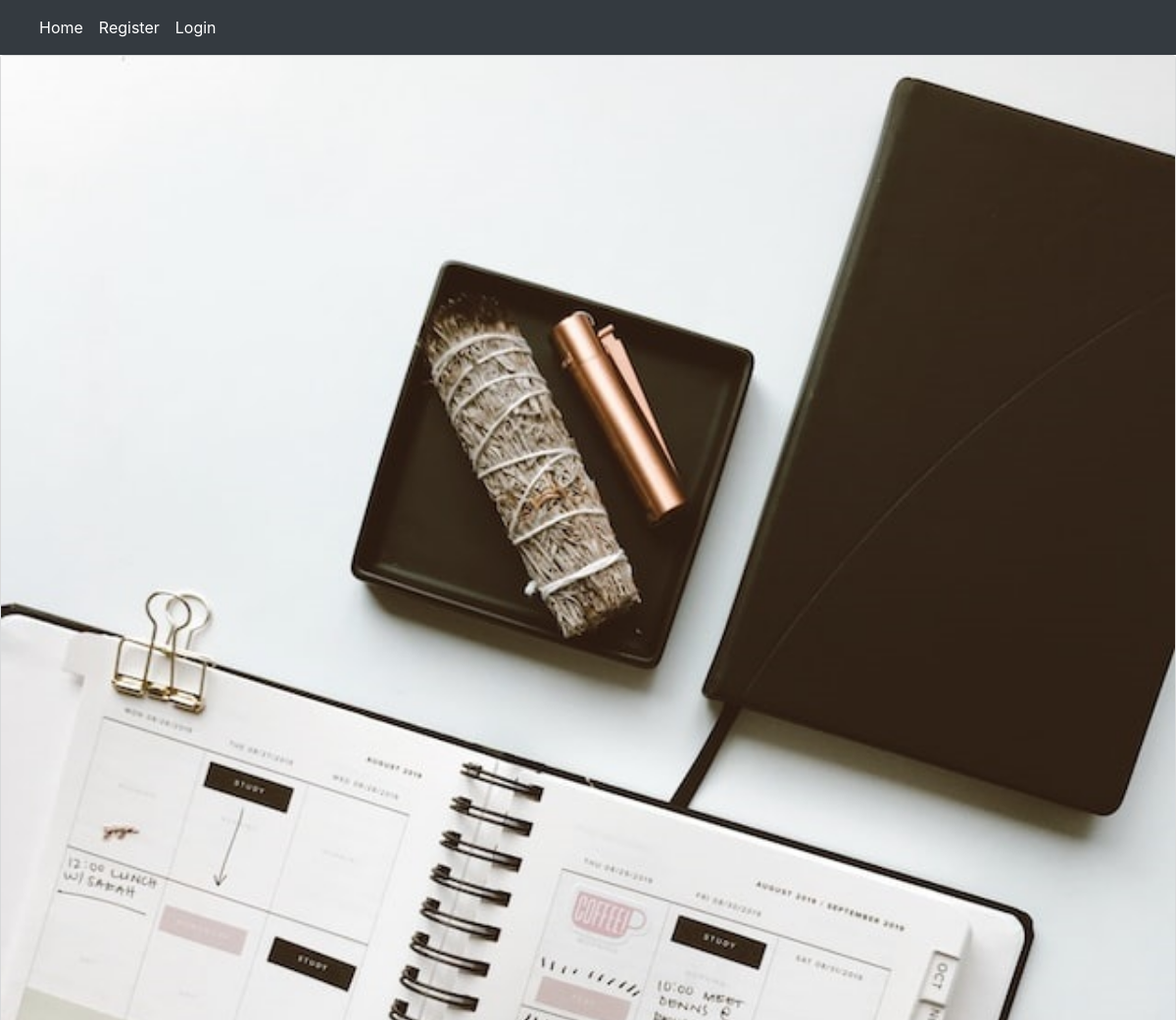
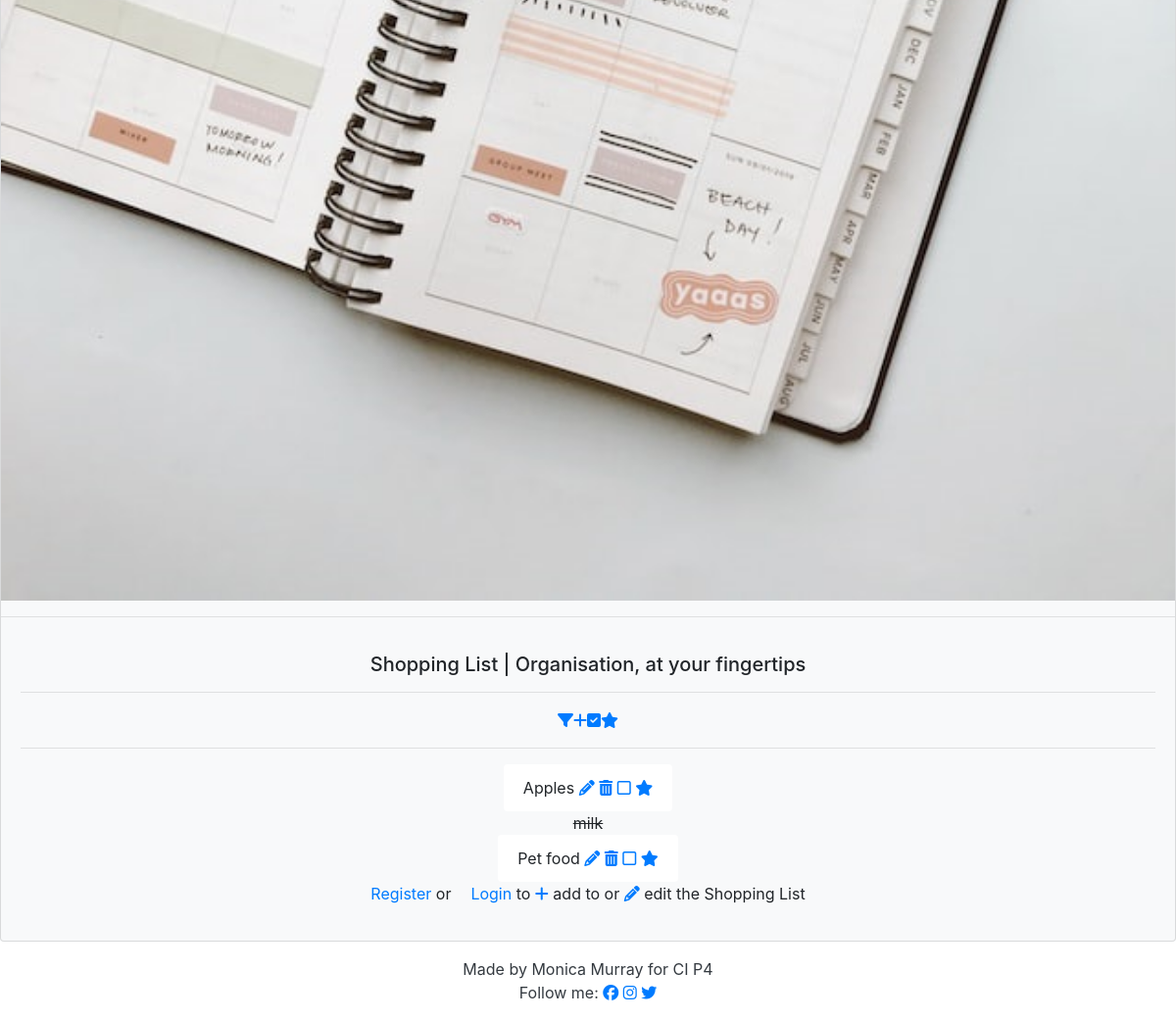
The page / on the database its author committed (2 pictures, top to bottom).
### list/models.py (models this page shows, shortened)
class Entry(models.Model):
    item_name = models.CharField(
        max_length=60, null=False, blank=False, unique=True)
    quantity = models.IntegerField(choices=QUANTITY_CHOICES)
    star = models.BooleanField(default=False)
    user = models.ForeignKey(User, on_delete=models.CASCADE)
    category = models.CharField(max_length=20, choices=CATEGORY_CHOICES)
    added_on = models.DateTimeField(auto_now_add=True)
    check_item_as_done = models.BooleanField(default=False)
    class Meta:
        ordering = ['-added_on']

### list/views.py (the view)
# urls.py: path('', views.EntryList.as_view(), name='home'),
class EntryList(generic.ListView):
    model = Entry
    queryset = Entry.objects.all()
    template_name = 'index.html'
    paginate_by = 3

### templates/index.html (shortened to what this page needs)
{% extends 'base.html' %}
{% block content %}
                <hr>
                <div class="row justify-content-center">
                  <span><a href="#"><i class="fa-solid fa-filter"></i></a></span>
                  <span><a href="#"><i class="fa-solid fa-plus"></i></a></span>
                  <span><a href="#"><i class="fa-solid fa-square-check"></i></a><a href="#"><i class="fa-solid fa-star"></i></a></span>
                </div>
                <hr>
                {% for entry in entry_list %}
                    <div class="row justify-content-center">
                      <ul class="list-group justify-content-center">
                        {% if entry.check_item_as_done %}
          <span><strike> {{ entry.item_name }} </strike></span>
      {% else %}
                        <span>
                          <li class="list-group-item">{{entry.item_name}}
                          <span><a href="#"><i class="fa-solid fa-pencil"></i></a></span>
                          <span><a href="#"><i class="fa-solid fa-trash-can"></i></a></span>
                          <span><a href="#"><i class="fa-regular fa-square"></i></a></span>
                          <span><a href="#"><i class="fa-solid fa-star"></i></a></span>
                          </li>
                        </span>
                      </ul>
                    </div>
                   {% endif %}
                {% endfor %}
                <div class="row">
                  <p><a href="{% url 'account_signup' %}" class="card-link">Register</a> or<a href="{% url 'account_login' %}" class="card-link">Login</a> to <a href="#"><i class="fa-solid fa-plus"></i></a>
                    add to or <a href="#"><i class="fa-solid fa-pencil"></i></a> edit the Shopping List
                </p>
              </div>
            </div>
        </div>
        {% endblock %}

### static/images/css/style.css (style rules this page uses)
.list-group-item { border: none; }

### rows shown on the page
Entry: item_name "Apples"
Entry: item_name "milk"
Entry: item_name "Pet food"
